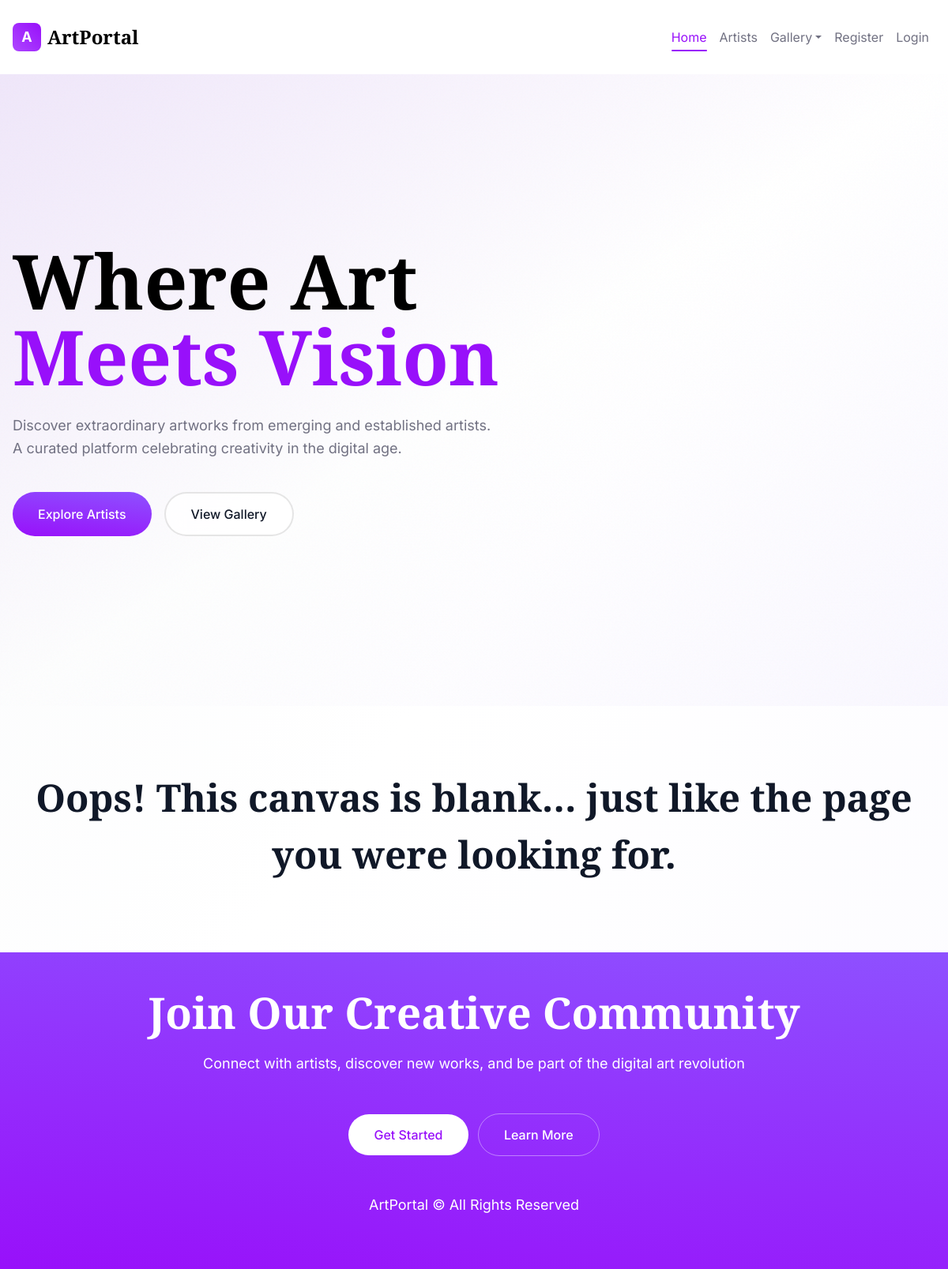
Before: /admin/routes/routing.php with the older database file.
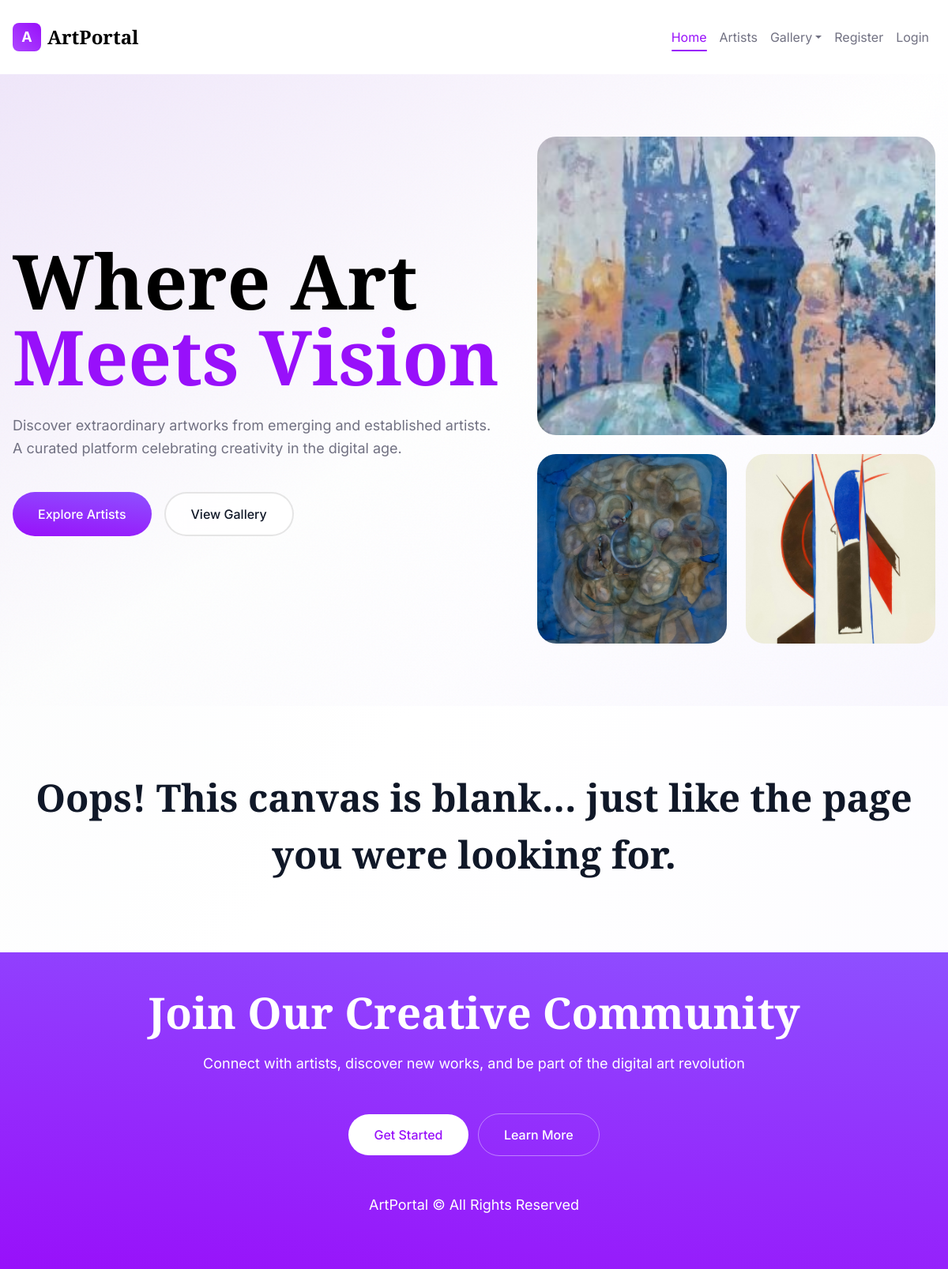
After: the same page with the newer database file.
### tables this page shows
CREATE TABLE `paintings` (
  `id` int(11) NOT NULL,
  `title` varchar(255) NOT NULL,
  `description` text NOT NULL,
  `image` varchar(255) NOT NULL,
  `file_hash` char(32) DEFAULT NULL COMMENT 'MD5 hash of uploaded image file',
  `year_created` year(4) NOT NULL,
  `category_id` int(11) NOT NULL,
  `artist_id` int(11) NOT NULL,
  `medium` varchar(255) NOT NULL,
  `dimensions` varchar(100) NOT NULL,
  `price` decimal(10,2) NOT NULL,
  `created_at` datetime NOT NULL DEFAULT current_timestamp(),
  `updated_at` datetime NOT NULL DEFAULT current_timestamp()
);

### admin/controllers/Admin/HomeController.php (called while the page is built, shortened)
<?php
class HomeController {
    public static function error404() {
        include_once('views/error404.php');
    }
}
?>

### models/Paintings.php (called while the page is built, shortened)
<?php
class Paintings{
    public static function getLastPaintings($limit = 10) {
        $limit = (int)$limit;
        $query = "
            SELECT
                paintings.*,
                artists.name AS artist_name,
                categories.name AS category
            FROM paintings
            JOIN artists ON paintings.artist_id = artists.id
            JOIN categories ON paintings.category_id = categories.id
            WHERE artists.status = 'approved'
            ORDER BY paintings.id DESC
            LIMIT " . $limit . "
        ";
        $db = new Database();
        $arr = $db->getAll($query);
        return $arr;
    }
}
?>

### config/Database.php (called while the page is built, shortened)
<?php
class Database {
    private $conn;
    private $host;
    private $user;
    private $password;
    private $baseName;
    function __construct() {
        $this->host = $_ENV['DB_HOST'] ?? 'localhost';
        $this->user = $_ENV['DB_USER'] ?? 'root';
        $this->password = $_ENV['DB_PASSWORD'] ?? '';
        $this->baseName = $_ENV['DB_NAME'] ?? 'art_portal';
    }
    function connect() {
        if (!$this->conn) {
            try {
                $this->conn = new PDO('mysql:host='.$this->host.';dbname='.$this->baseName.';charset=utf8mb4',
                $this->user,
                $this->password,
                );
                $this->conn->setAttribute(PDO::ATTR_ERRMODE, PDO::ERRMODE_EXCEPTION);
            }
            catch (PDOException $e) {
                error_log('Database connection error: ' . $e->getMessage());
                throw new Exception('Database connection error');
            }
        }
        return $this->conn;
    }
    function disconnect() {
        if ($this->conn) {
            $this->conn = null;
        }
    }
    function getAll($query, $params = []) {
        try {
            $stmt = $this->conn->prepare($query);
        $stmt->execute($params);
        $stmt->setFetchMode(PDO::FETCH_ASSOC);
        $response = $stmt->fetchAll();
        return $response;
        } catch (PDOException $e) {
            error_log('Database query error: ' . $e->getMessage());
            throw new Exception('Database operation failed');
        }
    }
}

### views/layout.php (shortened to what the changed rows need)
<?php
$activeRoute = defined('ACTIVE_ROUTE') ? ACTIVE_ROUTE : 'home';
$isHome = $activeRoute === 'home';
?>
<!DOCTYPE html>
<html lang="en">
    <head>
             <link href="https://cdn.jsdelivr.net/npm/bootstrap@5.3.2/dist/css/bootstrap.min.css" rel="stylesheet">
             <link rel="stylesheet" type="text/css" href="public/css/font-awesome.min.css">
             <link rel="stylesheet" type="text/css" href="public/css/style.css">
             <link rel="stylesheet" type="text/css" href="public/css/custom.css">
             <link rel="stylesheet" type="text/css" href="public/css/login.css">
    </head>
    <body class="d-flex flex-column min-vh-100">
        <?php if ($isHome): ?>
        <section class="hero">
            <div class="container hero-container">
            <div class="hero-wrapper">
                <div class="hero-content">
                    <h1 class="hero-title"><span class="hero-title-dark">Where Art</span><br><span class="hero-title-accent">Meets Vision</span></h1>
                </div>
                <div class="hero-grid">
                    <?php
                    $heroPaintings = Paintings::getLastPaintings(3);
                    if (!empty($heroPaintings) && count($heroPaintings) >= 1) {
                        $largePainting = $heroPaintings[0];
                        $smallPaintings = array_slice($heroPaintings, 1, 2);
                        $largeImage = !empty($largePainting['image']) ? 'images/paintings/' . htmlspecialchars($largePainting['image'], ENT_QUOTES, 'UTF-8') : 'images/paintings/chromatic-energy.jpg';
                    ?>
                    <div class="hero-main">
                        <img src="<?php echo $largeImage; ?>" alt="<?php echo htmlspecialchars($largePainting['title'] ?? 'Featured artwork', ENT_QUOTES, 'UTF-8'); ?>" loading="lazy">
                    </div>
                    <?php foreach ($smallPaintings as $painting):
                        $smallImage = !empty($painting['image']) ? 'images/paintings/' . htmlspecialchars($painting['image'], ENT_QUOTES, 'UTF-8') : 'images/paintings/digital-synthesis.jpg';
                    ?>
                    <div class="hero-small">
                        <img src="<?php echo $smallImage; ?>" alt="<?php echo htmlspecialchars($painting['title'] ?? 'Artwork thumbnail', ENT_QUOTES, 'UTF-8'); ?>" loading="lazy">
                    </div>
                    <?php endforeach; ?>
                    <?php } ?>
                </div>
            </div>
            </div>
        </section>
        <?php endif; ?>
        <main class="container my-3 flex-grow-1">
            <?php
                if (isset($content)) {
                    echo $content;
                }
                else {
                    echo '<h2>Content is gone</h2>';
                }
            ?>
        </main>
        <footer>
            <div class="container text-center py-5">
                <h2 class="h2-footer">Join Our Creative Community</h2>
            </div>
        </footer>
    </body>
</html>

Changed rows visible on the page:
added paintings: image (picture)
now on this page (row unchanged): paintings: image (picture)
now on this page (row unchanged): paintings: image (picture)
